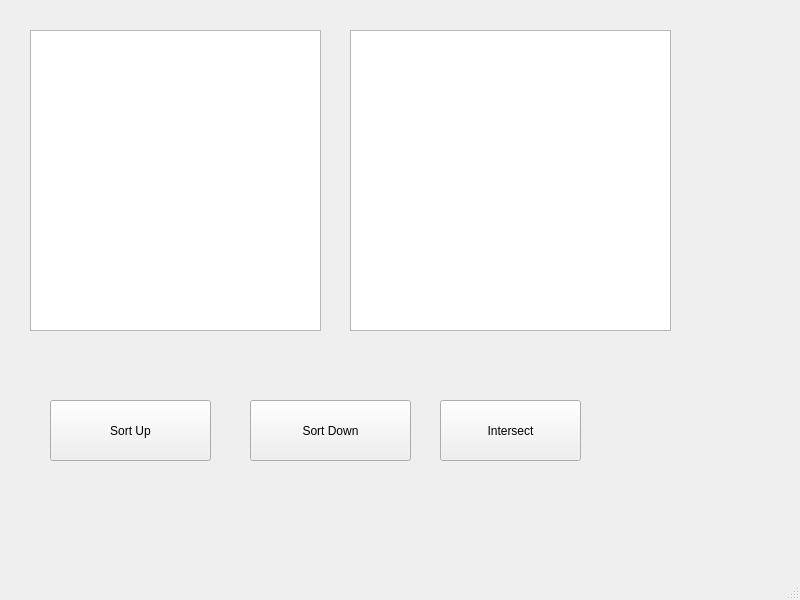
<?xml version="1.0" encoding="UTF-8"?>
<ui version="4.0">
 <class>MainWindow</class>
 <widget class="QMainWindow" name="MainWindow">
  <property name="geometry">
   <rect>
    <x>0</x>
    <y>0</y>
    <width>800</width>
    <height>600</height>
   </rect>
  </property>
  <property name="windowTitle">
   <string>MainWindow</string>
  </property>
  <widget class="QWidget" name="centralwidget">
   <widget class="QTableWidget" name="fan_table">
    <property name="geometry">
     <rect>
      <x>30</x>
      <y>30</y>
      <width>291</width>
      <height>301</height>
     </rect>
    </property>
   </widget>
   <widget class="QPushButton" name="sortup">
    <property name="geometry">
     <rect>
      <x>50</x>
      <y>400</y>
      <width>161</width>
      <height>61</height>
     </rect>
    </property>
    <property name="text">
     <string>Sort Up</string>
    </property>
   </widget>
   <widget class="QPushButton" name="sortdown">
    <property name="geometry">
     <rect>
      <x>250</x>
      <y>400</y>
      <width>161</width>
      <height>61</height>
     </rect>
    </property>
    <property name="text">
     <string>Sort Down</string>
    </property>
   </widget>
   <widget class="QPushButton" name="pushButton_3">
    <property name="geometry">
     <rect>
      <x>440</x>
      <y>400</y>
      <width>141</width>
      <height>61</height>
     </rect>
    </property>
    <property name="text">
     <string>Intersect</string>
    </property>
   </widget>
   <widget class="QTableWidget" name="arrest_table">
    <property name="geometry">
     <rect>
      <x>350</x>
      <y>30</y>
      <width>321</width>
      <height>301</height>
     </rect>
    </property>
   </widget>
  </widget>
  <widget class="QMenuBar" name="menubar">
   <property name="geometry">
    <rect>
     <x>0</x>
     <y>0</y>
     <width>800</width>
     <height>21</height>
    </rect>
   </property>
  </widget>
  <widget class="QStatusBar" name="statusbar"/>
 </widget>
 <resources/>
 <connections/>
</ui>
